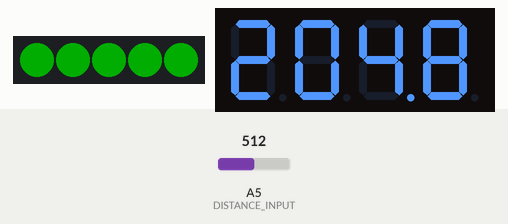
The sketch below on a simulated Arduino Uno, built with avr-gcc and run on an emulated ATmega328P. Parts: 5 RGB LEDs in strip order, left to right, 4-digit seven-segment display. The inputs (shaded band) are chosen by the test bench; at power-on: A5 (DISTANCE_INPUT) = 512. Dim RGB values are drawn brighter than linear.

Above: at 1.27 s.
1.3 s: A5 (DISTANCE_INPUT) set to 86
At 1.38 s:
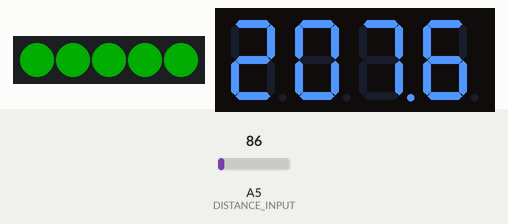
2.9 s: A5 (DISTANCE_INPUT) set to 81
At 5.0 s:
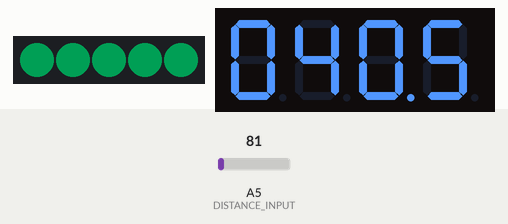
5.8 s: A5 (DISTANCE_INPUT) set to 0
At 7.7 s:
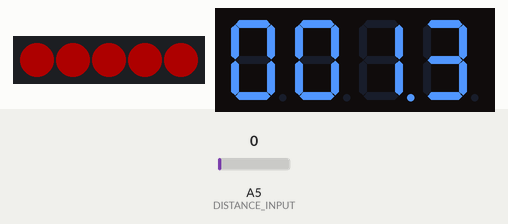
Timing chart, 0 to 28.9 s (numbered marks = the images above; inputs shaded):
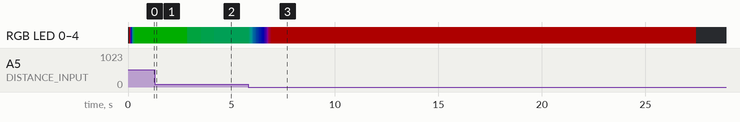

Measured:
- the behaviour switches between 82 and 81 on A5 (DISTANCE_INPUT) (found by bisection; images 1 and 2)
- after the input at 2.9 s, RGB LED 0–4: RGB(0, 37, 13) → RGB(0, 36, 14) at once, → RGB(0, 34, 16) 0.64 s later, → RGB(0, 32, 17) 0.64 s later; the display: first changes at once (image 2 shows a later state)
- after the input at 5.8 s, the display: first changes at once (image 3 shows a later state)

The sketch:

UltraSonicDistance2.ino
```cpp
#include <arduino.h>
#include <Wire.h>
#include <Adafruit_GFX.h>
#include <Adafruit_LEDBackpack.h>
#include <Adafruit_NeoPixel.h>
#include "Smoother.h"

#define DISTANCE_INPUT 19
#define MAX_DELAY 3000

#define NEO_PIXEL 9
#define NUM_LED 5

#define WARN_DIST 20
#define ERR_DIST 10
#define MAX_DIST 50

Adafruit_AlphaNum4 alpha4 = Adafruit_AlphaNum4();
Adafruit_NeoPixel strip = Adafruit_NeoPixel(5, NEO_PIXEL, NEO_GRB + NEO_KHZ800);
int delayTime = 50;
Smoother s(30);
void setup()
{
	strip.begin();
}


void ledOff(){
	strip.setBrightness(0);
	strip.show();
}

void displayOff(){
	alpha4.begin(0x70);
	for(int i = 0; i < 4; i++){
		alpha4.writeDigitRaw(i, 0x0);
	}
	alpha4.writeDisplay();
}

void setLed(int distance){
	int redVal = 0;
	int blueVal = 0;
	int greenVal = 0;
	if(distance < ERR_DIST){
		redVal = 255;
		greenVal = 0;
		blueVal = 0;
	}else if(distance <= WARN_DIST){
		//will be somewhere between blue and red in color
		//lets map blue it will be somewhere between the error and warning distance
		// then map it to the color inbetween, and make red 255- blue's map to produce
		// a color in between blue and red.
		int blueMap = (int)myMap(distance, ERR_DIST, WARN_DIST, 0, 255);
		redVal = 255 - blueMap;
		blueVal = blueMap;
		greenVal = 0;
	}else{
		//set green now. If it is larger then the maximum distance then only show green at full brightness
		int greenMap = 255;
		if (distance < MAX_DIST){
			greenMap = (int)myMap(distance, WARN_DIST,MAX_DIST, 0,255);
		}
		redVal = 0;
		blueVal = 255 - greenMap;
		greenVal = greenMap;
	}

	for(int i = 0; i < NUM_LED; i++){
		strip.setPixelColor(i, redVal, greenVal, blueVal);
	}
	strip.setBrightness(50);
	strip.show();

}
/**
 * Display distance in inches in alphanumeric display
 */
void displayDistance(float distance){
	alpha4.begin(0x70);
	distance *= 10;
	for(int i = 3; i >= 0; i--){
		char num = '0' + ((int)distance) % 10;
		distance /= 10;
		if(i == 2){
			alpha4.writeDigitAscii(i, num, true);
		}else{
			alpha4.writeDigitAscii(i, num);
		}
	}
	alpha4.writeDisplay();
}

/**
 * the standard map in arduino will not map to 0 so this function will map to 0
 * used in get_distance_reading() for debugging purposes
 *
 * Used in setLed to determine the color needed for how close the object is to display the correct color
 */
float myMap(float x, float inMin, float inMax, float outMin, float outMax)
{
	return (x - inMin) * (outMax - outMin + 1) / (inMax - inMin + 1) + outMin;
}

float getDistanceReading(){
	float input = analogRead(DISTANCE_INPUT);

	//Sensor reads 9.8mv/in for 5v 6.4mv/in for 3.3v
	/* complicated formula, basically map the analogRead (0-1025) to millivolts (0-5000) range
	 *  to get Vi
	 * then apply the sensor distance formula Vm = (Vcc/512) give mv Vcc = 5v so 9.765625 mV/in
	 * so Distance per inch = Vm/Vi
	 *
	 * I read in 4.82 volts on my regulated usb (computer) so 9.414
	 *
	 * I read in 5.05 volts on a regulated wall outlet so  9.863
	 */
	//uncomment for debugging purposes
	//float mapped = my_map(input, 0, 1025, 0, 5000);
	//Serial.print(mapped);
	//Serial.print("    ");
	//double distance_inches = (mapped/9.24);

	//Simplified map plus distance formula into single divide.
	//Purely an optimization to avoid two divisions
	float distanceInches = input * .5;
	return distanceInches;

}

void loop()
{
	delay(delayTime);
	float dist = 0;
	float distRead = getDistanceReading();
	s.add(distRead);
	//Serial.print(distRead);
	//Serial.print("    ");
	dist = s.getSmoothed();
	//Serial.println(dist);

	if (s.exceedVariance(3)){
		//we havent moved enough throughout all of the sampling
		if (delayTime >= MAX_DELAY){
			//If i am at my maximum delay time turn off neopixels
			//and alphanumeric display to conserve life
			Serial.println("Turning off LED");
			ledOff();
			displayOff();
		}else{
			//increase delay time by 1/4 of a second
			delayTime += 250;
		}
	}else{
		//we moved so lets reset delay time and print updated results
		delayTime = 50;
		setLed(dist);
		displayDistance(dist);
	}
}
```

Smoother.cpp
```cpp
/*
 * Smoother.cpp
 *
 *  Created on: Aug 25, 2015
 *      Author: mike
 */
#include "Smoother.h"

Smoother::Smoother(int size){
	_size = size;
	_arr = new float[size];
	_curr_index = 0;
	_sum = 0;

	for(int i = 0; i < _size; i++){
		_arr[i] = 0;
	}
}

void Smoother::add(float num){
	_sum -= _arr[_curr_index];
  num *= 10;
	_arr[_curr_index] = num;
	_sum += num;
	_curr_index++;
	if(_curr_index >= _size){
		_curr_index = 0;
	}
}

float Smoother::getSmoothed(){
	return ((_sum/10.0)/_size);
}

boolean Smoother::exceedVariance(int variance){
	int avg = Smoother::getSmoothed();
	for(int i = 0; i < _size; i++){
		if(_arr[i] > avg + variance || _arr[i] < avg - variance){
			return false;
		}
	}
	return true;
}
```

Smoother.h
```cpp
// Only modify this file to include
// - function definitions (prototypes)
// - include files
// - extern variable definitions
// In the appropriate section

#ifndef _Smoother_H_
#define _Smoother_H_
#include "Arduino.h"

//end of add your includes here


class Smoother{
	public:
	  Smoother(int size);
	  void add(float num);
	  float getSmoothed();
	  boolean exceedVariance(int variance);
	private:
	  int _size;
	  float *_arr;
	  int _curr_index;
	  float _sum;
};


//Do not add code below this line
#endif /* _Smoother_H_ */
```
